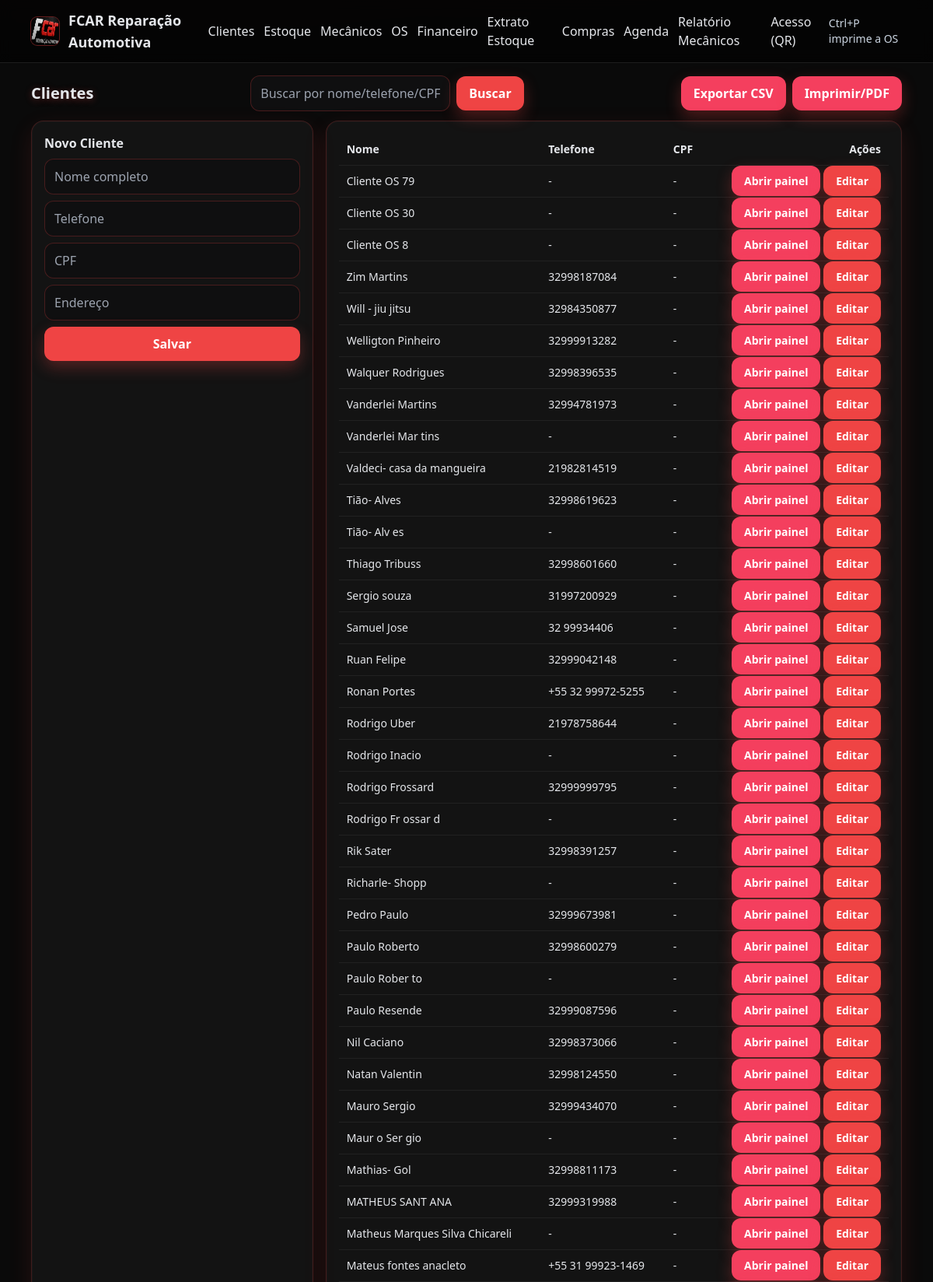
Screenshot of /clientes (upper part) with the database file from the repository.
### tables this page shows
CREATE TABLE clients(
    id INTEGER PRIMARY KEY AUTOINCREMENT,
    name TEXT NOT NULL,
    phone TEXT,
    cpf TEXT,
    address TEXT
);

### app.py (the view, shortened to what this page needs)
@login_required
@app.route("/clientes", methods=["GET","POST"])
def clientes():
    db = get_db()
    q = request.args.get("q", "").strip()
    if q:
        rows = db.execute(
            """
            SELECT * FROM clients
            WHERE name LIKE ? OR phone LIKE ? OR cpf LIKE ?
            ORDER BY name
            """,
            (f"%{q}%", f"%{q}%", f"%{q}%")
        ).fetchall()
    else:
        rows = db.execute(
            "SELECT * FROM clients ORDER BY id DESC LIMIT 100"
        ).fetchall()
    return render_template("clientes.html", rows=rows, q=q, title="Clientes")

### app.py (called while the page is built)
def get_db():
    db = getattr(g, "_db", None)
    if db is None:
        try:
            d = os.path.dirname(DB_PATH)
            if d:
                os.makedirs(d, exist_ok=True)
        except Exception:
            pass
        db = g._db = sqlite3.connect(DB_PATH)
        db.row_factory = sqlite3.Row
    return db

@app.context_processor
def inject_flags():
    try:
        from flask import current_app
        has_acesso = ("acesso" in current_app.view_functions)
    except Exception:
        has_acesso = False
    username = session.get("username")
    return dict(has_acesso=has_acesso, username=username)

### templates/clientes.html
{% extends "base.html" %}
{% block body %}
<div class="flex items-center justify-between mb-3">
  <h1 class="text-xl font-semibold headline">Clientes</h1>
  <form method="get" class="flex items-center gap-2">
    <input class="field" type="text" name="q" placeholder="Buscar por nome/telefone/CPF" value="{{ q or '' }}">
    <button class="btn">Buscar</button>
  </form>
  <div class="flex gap-2">
    <a class="btn alt" href="{{ url_for('export_clientes_csv') }}{% if request.query_string %}?{{ request.query_string.decode() }}{% endif %}">Exportar CSV</a>
    <a class="btn alt" target="_blank" href="{{ url_for('print_clientes') }}{% if request.query_string %}?{{ request.query_string.decode() }}{% endif %}">Imprimir/PDF</a>
  </div>
</div>
<div class="grid md:grid-cols-3 gap-4">
  <div class="glass p-4">
    <h2 class="font-semibold mb-2">Novo Cliente</h2>
    <form method="post" class="space-y-2">
      <input class="field" name="name" placeholder="Nome completo" required>
      <input class="field" name="phone" placeholder="Telefone">
      <input class="field" name="cpf" placeholder="CPF">
      <input class="field" name="address" placeholder="Endereço">
      <button class="btn w-full">Salvar</button>
    </form>
  </div>
  <div class="glass p-4 md:col-span-2">
    <table class="text-sm w-full">
      <thead>
        <tr>
          <th class="text-left">Nome</th>
          <th class="text-left">Telefone</th>
          <th class="text-left">CPF</th>
          <th class="text-right">Ações</th>
        </tr>
      </thead>
      <tbody>
        {% for r in rows %}
        <tr>
          <td>{{ r['name'] }}</td>
          <td>{{ r['phone'] or '-' }}</td>
          <td>{{ r['cpf'] or '-' }}</td>
          <td class="text-right">
            <a class="btn alt" href="{{ url_for('veiculos', client_id=r['id']) }}">Abrir painel</a>
            <a class="btn" href="{{ url_for('cliente_edit', cid=r['id']) }}">Editar</a>
          </td>
        </tr>
        {% else %}
        <tr>
          <td colspan="4" class="muted">Sem clientes.</td>
        </tr>
        {% endfor %}
      </tbody>
    </table>
  </div>
</div>
{% endblock %}

### templates/base.html (style rules this page uses)
:root { --brand:#ef4444; --brand-600:#dc2626; --ink:#e5e7eb; --muted:#cbd5e1; }
body { background: radial-gradient(1200px 500px at 20% -10%, rgba(239,68,68,0.10), transparent), radial-gradient(1200px 500px at 90% -10%, rgba(239,68,68,0.06), transparent), #0a0a0a; color: var(--ink); }
.glass { background: rgba(255,255,255,0.04); border: 1px solid rgba(239,68,68,0.20); border-radius: 16px; box-shadow: 0 10px 30px rgba(239,68,68,0.12), inset 0 0 0 1px rgba(255,255,255,0.02); }
.field { background:#0f0f10; border:1px solid rgba(239,68,68,0.25); padding:10px 12px; border-radius: 12px; width:100%; color:var(--ink); }
.btn { background: var(--brand); padding:10px 16px; border-radius: 12px; color:white; font-weight:700; box-shadow: 0 8px 20px rgba(239,68,68,0.3); transition: transform .08s ease; }
.btn.alt { background: #f43f5e; }
a { color:#fecaca; }
table { width:100%; border-collapse: collapse; }
th, td { padding: 10px; border-bottom: 1px solid rgba(255,255,255,0.06); }
.headline { text-shadow: 0 2px 10px rgba(239,68,68,0.35); }

### rows the page displays
clients: name "Cliente OS 79", r "-"
clients: name "Cliente OS 30", r "-"
clients: name "Cliente OS 8", r "-"
clients: name "Zim Martins", phone "32998187084", r "-"
clients: name "Will - jiu jitsu", phone "32984350877", r "-"
clients: name "Welligton Pinheiro", phone "32999913282", r "-"
clients: name "Walquer Rodrigues", phone "32998396535", r "-"
clients: name "Vanderlei Martins", phone "32994781973", r "-"
clients: name "Vanderlei Mar tins", r "-"
clients: name "Valdeci- casa da mangueira", phone "21982814519", r "-"
clients: name "Tião- Alves", phone "32998619623", r "-"
clients: name "Tião- Alv es", r "-"
clients: name "Thiago Tribuss", phone "32998601660", r "-"
clients: name "Sergio souza", phone "31997200929", r "-"
clients: name "Samuel Jose", phone "32 99934406", r "-"
clients: name "Ruan Felipe", phone "32999042148", r "-"
clients: name "Ronan Portes", phone "+55 32 99972-5255", r "-"
clients: name "Rodrigo Uber", phone "21978758644", r "-"
clients: name "Rodrigo Inacio", r "-"
clients: name "Rodrigo Frossard", phone "32999999795", r "-"
clients: name "Rodrigo Fr ossar d", r "-"
clients: name "Rik Sater", phone "32998391257", r "-"
clients: name "Richarle- Shopp", r "-"
clients: name "Pedro Paulo", phone "32999673981", r "-"
clients: name "Paulo Roberto", phone "32998600279", r "-"
clients: name "Paulo Rober to", r "-"
clients: name "Paulo Resende", phone "32999087596", r "-"
clients: name "Nil Caciano", phone "32998373066", r "-"
clients: name "Natan Valentin", phone "32998124550", r "-"
clients: name "Mauro Sergio", phone "32999434070", r "-"
clients: name "Maur o Ser gio", r "-"
clients: name "Mathias- Gol", phone "32998811173", r "-"
clients: name "MATHEUS SANT ANA", phone "32999319988", r "-"
clients: name "Matheus Marques Silva Chicareli", r "-"
clients: name "Mateus fontes anacleto", phone "+55 31 99923-1469", r "-"
